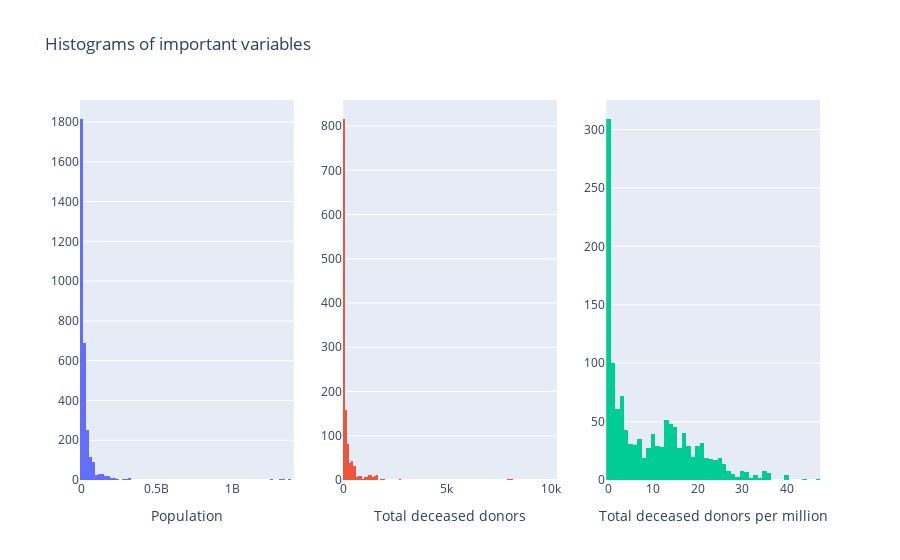

The cell this chart's notebook holds for it:
### Code cell
fig = make_subplots(rows=1, cols=3)
fig.add_trace(
    go.Histogram(x=organs_clean["population"], name="Population"),
    row=1, col=1)
fig.add_trace(
    go.Histogram(x=organs_clean["total_deceased_donors"], name="Total deceased donors"),
    row=1, col=2)
fig.add_trace(
    go.Histogram(x=organs_clean["total_deceased_donors_per_mil"], name="Deceased donors per million"),
    row=1, col=3)
# add axes
fig.update_layout(
    title_text="Histograms of important variables",
    xaxis1_title_text="Population",
    xaxis2_title_text="Total deceased donors",
    xaxis3_title_text="Total deceased donors per million",
    showlegend=False,
)
fig.show()

### Figure 1 — Plotly figure (JSON) as saved in the notebook; plotly's stock layout.template omitted (floating-point values rounded to 4 significant figures; data arrays with more than 128 entries replaced by an {"elided": "..."} marker saying what was removed)
{"data": [{"name": "Population", "type": "histogram", "x": {"elided": "3492 float values"}, "xaxis": "x", "yaxis": "y"}, {"name": "Total deceased donors", "type": "histogram", "x": {"elided": "3492 int values"}, "xaxis": "x2", "yaxis": "y2"}, {"name": "Deceased donors per million", "type": "histogram", "x": {"elided": "3492 float values"}, "xaxis": "x3", "yaxis": "y3"}], "layout": {"showlegend": false, "title": {"text": "Histograms of important variables"}, "xaxis": {"anchor": "y", "domain": [0, 0.2889], "title": {"text": "Population"}}, "xaxis2": {"anchor": "y2", "domain": [0.3556, 0.6444], "title": {"text": "Total deceased donors"}}, "xaxis3": {"anchor": "y3", "domain": [0.7111, 1], "title": {"text": "Total deceased donors per million"}}, "yaxis": {"anchor": "x", "domain": [0, 1]}, "yaxis2": {"anchor": "x2", "domain": [0, 1]}, "yaxis3": {"anchor": "x3", "domain": [0, 1]}}}
